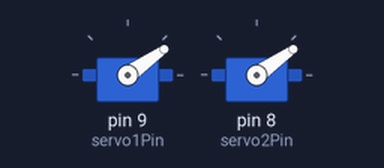
A sketch run on a simulated Arduino Uno, built with avr-gcc and run on an emulated ATmega328P. On the bench: 2 × servo.

Above: at 1.1 s.
At 3.1 s:
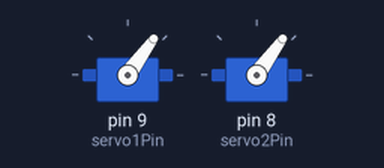
Timing chart, 0 to 4.6 s (numbered marks = the images above):
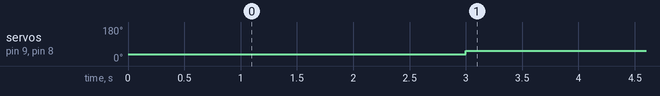

The sketch:

Motor_ESC_setup.ino
```cpp
#include <Servo.h>
#include <Wire.h>

float Speed1 = 1000; //Signal pulse width in microSeconds
float Speed2 = 1000; //Signal pulse width in microSeconds

byte servo1Pin = 9; // signal pin for the ESC.
byte servo2Pin = 8; // signal pin for the ESC.

Servo servo1;
Servo servo2;
int pulse1 = 1200;

void setup() {
  Serial.begin(115200);

  delay(1000);

  servo1.attach(servo1Pin);
  servo2.attach(servo2Pin);
  servo1.writeMicroseconds(900); // send "stop" signal to ESC. Also necessary to arm the ESC.
  servo2.writeMicroseconds(900); // send "stop" signal to ESC. Also necessary to arm the ESC.

  delay(2000); // delay to allow the ESC to recognize the stopped signal.
  servo1.writeMicroseconds(1200); // Send signal to ESC.
  servo2.writeMicroseconds(1200); // Send signal to ESC.
}

void loop() {

  Speed1 = 1100;
  Speed2 = 1100;


  servo1.writeMicroseconds(Speed1); // Send signal to ESC.
  servo2.writeMicroseconds(Speed2); // Send signal to ESC.
  //delay(200);

}
```

Measured:
- by itself, servo on pin 9 (servo1Pin), servo on pin 8 (servo2Pin): 35° → 54° at 3.0 s
